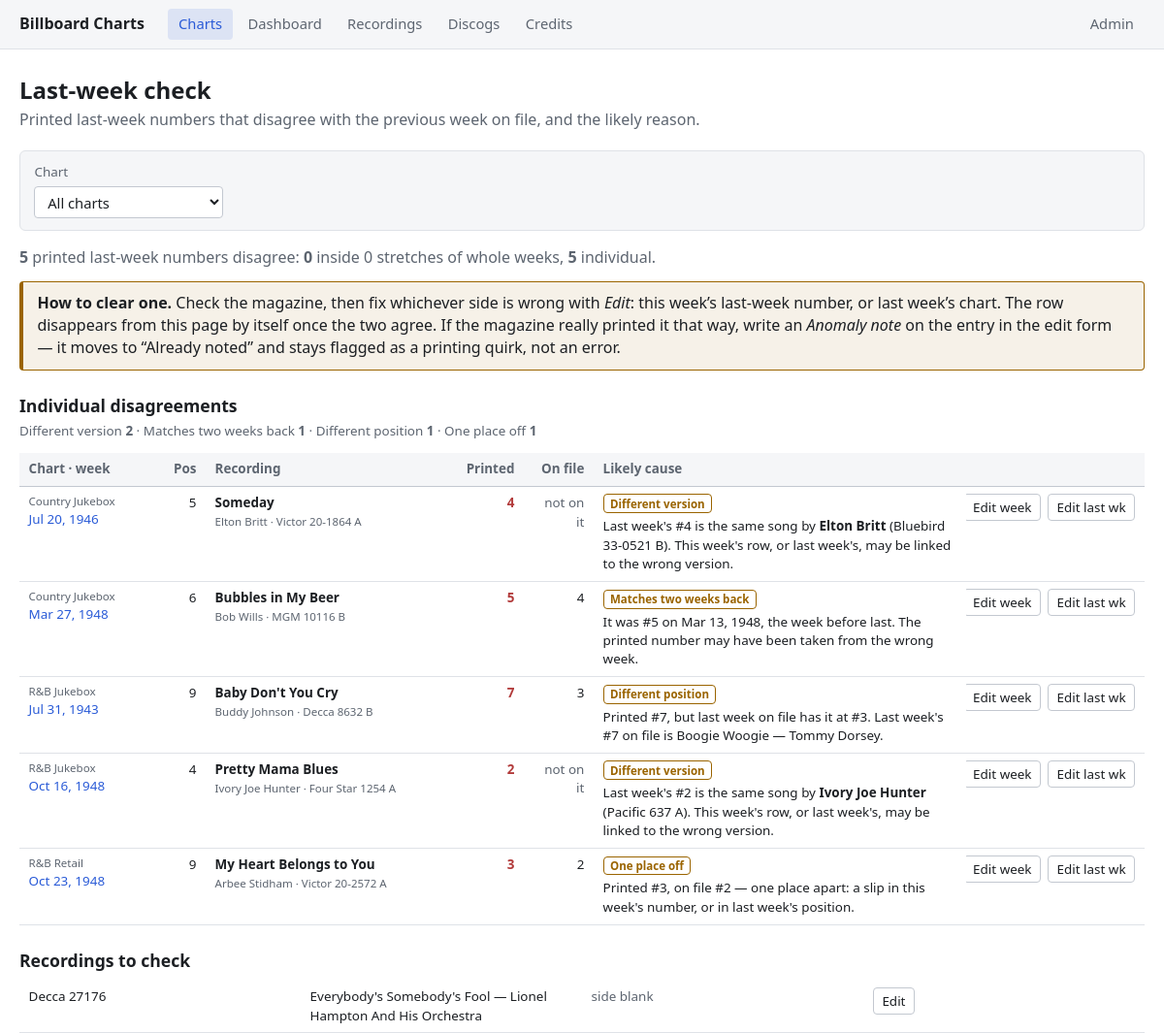
/audit/last-week/, run on the app's committed database.
### charts/models.py (models this page shows, shortened)
class Chart(models.Model):
    CATEGORY_CHOICES = [("country", "Country"), ("rnb", "R&B")]
    METHOD_CHOICES = [("jockeys", "Jockeys/Radio"), ("jukebox", "Jukebox"), ("retail", "Retail")]
    category = models.CharField(max_length=10, choices=CATEGORY_CHOICES)
    method = models.CharField(max_length=10, choices=METHOD_CHOICES)
    publication_weekday = models.PositiveSmallIntegerField(default=5)  # 5 = Saturday, Monday=0
    class Meta:
        constraints = [models.UniqueConstraint(fields=["category", "method"], name="unique_chart_category_method")]
    def __str__(self):
        return f"{self.get_category_display()} {self.get_method_display()}"

class ChartEntry(models.Model):
    chart = models.ForeignKey(Chart, on_delete=models.PROTECT, related_name="entries", db_index=False)
    week_date = models.DateField()  # ISO week-ENDING date, per CLAUDE.md convention
    position = models.PositiveSmallIntegerField()
    recording = models.ForeignKey(Recording, on_delete=models.PROTECT, related_name="chart_entries")
    printed_last_week_position = models.PositiveSmallIntegerField(null=True, blank=True)
    printed_anomaly_note = models.CharField(max_length=300, blank=True)
    class Meta:
        constraints = [
            models.UniqueConstraint(
                fields=["chart", "week_date", "position", "recording"], name="unique_chart_week_position_recording"
            ),
            models.CheckConstraint(condition=models.Q(position__gte=1), name="chartentry_position_gte_1"),
            models.CheckConstraint(
                condition=models.Q(printed_last_week_position__isnull=True) | models.Q(printed_last_week_position__gte=1),
                name="chartentry_printed_last_week_gte_1",
            ),
        ]
        indexes = [models.Index(fields=["chart", "week_date"])]
        verbose_name_plural = "chart entries"

class Song(models.Model):
    title = models.CharField(max_length=300)
    def __str__(self):
        return self.title

class Recording(models.Model):
    label = models.ForeignKey(Label, on_delete=models.PROTECT, related_name="recordings")
    catalog_number = models.CharField(max_length=30)  # CharField: numbers like "20-2700" aren't integers
    side = models.CharField(max_length=4, blank=True)
    song = models.ForeignKey(Song, on_delete=models.PROTECT, related_name="recordings")
    credit_text = models.CharField(max_length=300)
    reissue_of = models.ForeignKey(
        "self", null=True, blank=True, on_delete=models.SET_NULL, related_name="reissues"
    )
    class Meta:
        constraints = [
            models.UniqueConstraint(
                fields=["label", "catalog_number", "side"], name="unique_label_catalog_side"
            )
        ]
    @property
    def catalog_display(self):
        return format_catalog(self.label.name, self.catalog_number, self.side)

class Label(models.Model):
    name = models.CharField(max_length=100, unique=True)

### charts/views.py (the view)
# urls.py: path("audit/last-week/", views.lastweek_audit, name="lastweek_audit"),
def lastweek_audit(request):
    context = lastweek_audit_lib.build(request.GET)
    context["chart_options"] = Chart.objects.order_by("category", "method")
    context["recordings_to_check"] = lastweek_audit_lib.recordings_to_check()
    return render(request, "charts/lastweek_audit.html", context)

### charts/chart_week.py (called while the page is built)
def previous_chart_date(week_date):
    return week_date - PUBLICATION_INTERVAL

def best_positions(recording_positions):
    best = {}
    for recording_id, position in recording_positions:
        if recording_id not in best or position < best[recording_id]:
            best[recording_id] = position
    return best

def last_week_conflict(printed_last_week, on_file, previous_on_file):
    return previous_on_file and printed_last_week is not None and printed_last_week != on_file

### charts/lastweek_audit.py (called while the page is built)
def _norm(title):
    return " ".join(title.lower().replace("'", "").replace("’", "").split())

def _disagreements(data):
    found = []
    for (chart, week), entries in data.typed.items():
        prev = (chart, previous_chart_date(week))
        previous_on_file = prev in data.pos_of
        for e in entries:
            on_file = data.pos_of.get(prev, {}).get(e["rec"])
            if last_week_conflict(e["typed"], on_file, previous_on_file):
                found.append({**e, "chart": chart, "week": week, "on_file": on_file})
    return found

def _stretches(data, rows):
    by_week = defaultdict(list)
    for r in rows:
        by_week[(r["chart"], r["week"])].append(r)
    column_weeks = sorted(
        key for key, rs in by_week.items()
        if len(rs) >= COLUMN_WEEK_MIN and len(rs) * 2 >= len(data.typed[key])
    )
    runs = []
    for key in column_weeks:
        if runs and runs[-1][-1][0] == key[0] and previous_chart_date(key[1]) == runs[-1][-1][1]:
            runs[-1].append(key)
        else:
            runs.append([key])
    return runs, by_week

def _dense_rank(data, key, rec):
    distinct = sorted(set(data.pos_of[key].values()))
    return distinct.index(data.pos_of[key][rec]) + 1

def _competition_rank(data, key, rec):
    here = data.pos_of[key][rec]
    return 1 + sum(len(recs) for p, recs in data.at_pos[key].items() if p < here)

def _label(data, rec):
    r = data.recordings[rec]
    return escape(f"{r.song.title} — {r.credit_text}")

def recordings_to_check():
    return list(
        Recording.objects.filter(side="").select_related("song", "label").order_by("label__name", "catalog_number")
    )

    def week_has_ties(self, key):
        return any(len(recs) > 1 for recs in self.at_pos[key].values())

### charts/models.py (called while the page is built)
def format_catalog(label_name, catalog_number, side):
    parts = [label_name, catalog_number]
    if side:
        parts.append(side)
    return " ".join(parts)

### charts/templates/charts/lastweek_audit.html (shortened to what this page needs)
{% extends "charts/base.html" %}
{% block content %}
    <div class="page-header">
        <div>
            <h1>Last-week check</h1>
            <p class="subtitle">Printed last-week numbers that disagree with the previous week on file, and the likely reason.</p>
        </div>
    </div>
    <form class="filter-bar" method="get">
        <label>
            Chart
            <select name="chart" onchange="this.form.submit()">
                <option value="">All charts</option>
            </select>
        </label>
    </form>
    {% if not total %}
        <p class="summary">Every printed last-week number agrees with the previous week on file.</p>
    {% else %}
    <p class="summary">
        <strong>{{ total }}</strong> printed last-week number{{ total|pluralize }} disagree:
        <strong>{{ stretch_rows }}</strong> inside {{ stretches|length }} stretch{{ stretches|length|pluralize:"es" }} of whole weeks,
        <strong>{{ individual|length }}</strong> individual{% if noted %}, and {{ noted|length }} already noted as printing anomalies{% endif %}.
    </p>
    <div class="alert alert-warning">
        <strong>How to clear one.</strong>
        Check the magazine, then fix whichever side is wrong with <em>Edit</em>: this week&rsquo;s last-week
        number, or last week&rsquo;s chart. The row disappears from this page by itself once the two agree.
        If the magazine really printed it that way, write an <em>Anomaly note</em> on the entry in the edit
        form &mdash; it moves to &ldquo;Already noted&rdquo; and stays flagged as a printing quirk, not an error.
    </div>
    {% endif %}
    {% if individual %}
    <h2>Individual disagreements</h2>
    <p class="section-note">
        {% for label, n in cause_counts %}{{ label }} <strong>{{ n }}</strong>{% if not forloop.last %} &middot; {% endif %}{% endfor %}
    </p>
    <div class="table-wrap">
    <table class="dense-table audit-individual">
        <colgroup>
            <col style="width: 9rem;"><col style="width: 3rem;"><col style="width: 15rem;">
            <col style="width: 5.5rem;"><col style="width: 4.5rem;"><col><col style="width: 11.5rem;">
        </colgroup>
        <thead><tr>
            <th>Chart &middot; week</th><th class="num">Pos</th><th>Recording</th>
            <th class="num" title="As typed from the magazine">Printed</th>
            <th class="num" title="Its position on last week's chart on file">On file</th>
            <th>Likely cause</th><th></th>
        </tr></thead>
        <tbody>
            {% for r in individual %}
            <tr {% ifchanged r.chart r.week %}id="week-{{ r.week|date:'Y-m-d' }}"{% endifchanged %}>
                <td>
                    <span class="audit-chart-name muted">{{ r.chart_obj }}</span>
                    <a href="{% url 'charts:chart_week' r.chart r.week|date:'Y-m-d' %}">{{ r.week|date:"M j, Y" }}</a>
                </td>
                <td class="num">{{ r.position }}</td>
                <td class="wrap"><strong>{{ r.song }}</strong><span class="ranking-meta">{{ r.credit_text }} &middot; <span class="nowrap">{{ r.catalog_display }}</span></span></td>
                <td class="num lw-conflict">{{ r.typed }}</td>
                <td class="num">{% if r.on_file %}{{ r.on_file }}{% else %}<span class="muted">not on it</span>{% endif %}</td>
                <td class="wrap">
                    <span class="status-badge status-suggested">{{ r.cause_label }}</span>
                    <span class="audit-why">{{ r.why|safe }}</span>
                </td>
                <td>
                    <div class="row-buttons">
                        <a class="btn btn-sm" href="{% url 'charts:entry_week_edit' r.chart r.week|date:'Y-m-d' %}" title="Edit this week ({{ r.week|date:'M j' }})">Edit week</a>
                        <a class="btn btn-sm" href="{% url 'charts:entry_week_edit' r.chart r.prev_week|date:'Y-m-d' %}" title="Edit the previous week ({{ r.prev_week|date:'M j' }})">Edit last wk</a>
                    </div>
                </td>
            </tr>
            {% endfor %}
        </tbody>
    </table>
    </div>
    {% endif %}
    {% if recordings_to_check %}
    <h2>Recordings to check</h2>
    <table class="dense-table">
        <tbody>
            {% for r in recordings_to_check %}
            <tr>
                <td>{{ r.catalog_display }}</td>
                <td class="wrap">{{ r.song }} &mdash; {{ r.credit_text }}</td>
                <td class="muted">side blank</td>
                <td><a class="btn btn-sm" href="{% url 'admin:charts_recording_change' r.id %}">Edit</a></td>
            </tr>
            {% endfor %}
        </tbody>
    </table>
    {% endif %}
{% endblock %}

### charts/templates/charts/base.html (style rules this page uses)
:root { color-scheme: light dark; --bg: #ffffff; --surface: #f5f6f8; --surface-strong: #eceef2; --border: #dfe2e7; --border-strong: #c3c8d0; --text: #1c1f23; --muted: #5d6570; --accent: #2a5bd7; --on-accent: #ffffff; --up: #1a7d1a; --down: #b23b3b; --new: #9a6400; --tie: #6a4fbf; --series-1: #2a78d6; --fs-xs: 0.72rem; --fs-sm: 0.84rem; --fs-control: 0.92rem; --fs-base: 1rem; --control-h: 2.1rem; --control-h-sm: 1.75rem; --radius: 6px; --radius-sm: 4px; --page-width: 1500px; --page-narrow: 1040px; }
*, *::before, *::after { box-sizing: border-box; }
body { margin: 0; font-family: system-ui, -apple-system, "Segoe UI", sans-serif; font-size: var(--fs-base); line-height: 1.45; color: var(--text); background: var(--bg); }
h1 { font-size: 1.5rem; line-height: 1.2; margin: 0 0 0.3rem; }
h2 { font-size: 1.1rem; margin: 1.5rem 0 0.5rem; }
a { color: var(--accent); text-decoration: none; }
.muted { color: var(--muted); }
.nowrap { white-space: nowrap; }
.table-wrap { overflow-x: auto; }
table { border-collapse: collapse; width: 100%; table-layout: fixed; }
th, td { text-align: left; padding: 0.45rem 0.6rem; border-bottom: 1px solid var(--border); overflow: hidden; text-overflow: ellipsis; }
th { font-size: var(--fs-sm); font-weight: 600; color: var(--muted); background: var(--surface); border-bottom: 1px solid var(--border-strong); white-space: nowrap; }
td.num, th.num { text-align: right; font-variant-numeric: tabular-nums; }
td.wrap { white-space: normal; text-overflow: clip; overflow-wrap: break-word; }
input:not([type="checkbox"]):not([type="radio"]):not([type="hidden"]):not([type="range"]), select, textarea { font: inherit; font-size: var(--fs-control); min-height: var(--control-h); padding: 0 0.55rem; color: var(--text); background: var(--bg); border: 1px solid var(--border-strong); border-radius: var(--radius-sm); }
.page-header { display: flex; justify-content: space-between; align-items: flex-start; gap: 1rem; flex-wrap: wrap; margin-bottom: 1.25rem; }
.subtitle { color: var(--muted); margin: 0; }
button, .btn { display: inline-flex; align-items: center; justify-content: center; gap: 0.35rem; min-height: var(--control-h); padding: 0 0.8rem; font: inherit; font-size: var(--fs-control); font-weight: 500; line-height: 1.2; color: var(--text); background: var(--bg); border: 1px solid var(--border-strong); border-radius: var(--radius-sm); cursor: pointer; white-space: nowrap; text-decoration: none; }
.btn-sm { min-height: var(--control-h-sm); padding: 0 0.55rem; font-size: var(--fs-sm); }
.tie-badge, .chart-badge, .ref-id, .status-badge, .confidence-badge, .release-level-tag, .discogs-linked-tag { display: inline-flex; align-items: center; font-size: var(--fs-xs); font-weight: 600; line-height: 1; padding: 0.2rem 0.4rem; border-radius: var(--radius-sm); border: 1px solid currentColor; white-space: nowrap; vertical-align: middle; }
.status-badge.status-suggested { color: var(--new); }
.alert { border: 1px solid; border-left-width: 4px; border-radius: var(--radius-sm); padding: 0.65rem 0.9rem; margin-bottom: 1rem; }
.alert-warning { border-color: var(--new); background: color-mix(in srgb, var(--new) 9%, transparent); }
.filter-bar { display: flex; gap: 0.9rem; align-items: flex-end; flex-wrap: wrap; margin-bottom: 1rem; padding: 0.75rem 0.9rem; background: var(--surface); border: 1px solid var(--border); border-radius: var(--radius); }
.filter-bar label { display: flex; flex-direction: column; gap: 0.25rem; font-size: var(--fs-sm); color: var(--muted); }
.summary { color: var(--muted); margin: 0 0 0.75rem; }
.row-buttons { display: flex; gap: 0.4rem; justify-content: flex-end; }
.lw-conflict { color: var(--down); font-weight: 700; cursor: help; white-space: nowrap; }
.dense-table { font-size: var(--fs-sm); }
.dense-table td { vertical-align: top; }
.ranking-meta { display: block; color: var(--muted); font-size: var(--fs-xs); margin-top: 0.1rem; }
.section-note { color: var(--muted); font-size: var(--fs-sm); margin: -0.25rem 0 0.75rem; }
.audit-individual td { vertical-align: top; }
.audit-chart-name { display: block; font-size: var(--fs-xs); }
.audit-why { display: block; margin-top: 0.25rem; }

### data on the page
Chart: chart_obj "Country Jukebox" "Country Jukebox"
ChartEntry: week "Jul 20, 1946"
Song: song "Someday"
Recording: credit_text "Elton Britt"
ChartEntry: week "Mar 27, 1948"
Song: song "Bubbles in My Beer"
Recording: credit_text "Bob Wills"
Chart: chart_obj "R&B Jukebox" "R&B Jukebox"
Song: song "Baby Don't You Cry"
Recording: credit_text "Buddy Johnson"
Song: song "Pretty Mama Blues"
Recording: credit_text "Ivory Joe Hunter"
Chart: chart_obj "R&B Retail"
Song: song "My Heart Belongs to You"
Recording: credit_text "Arbee Stidham"
Recording: catalog_display "Decca 27176", song "Everybody's Somebody's Fool", credit_text "Lionel Hampton And His Orchestra"

### other printed values
{{ total }} "5"
{{ stretch_rows }} "0"
{{ stretches|length }} "0"
{{ individual|length }} "5"
{{ label }} "Different version" "Matches two weeks back" "Different position" "One place off"
{{ n }} "2" "1" "1" "1"
{{ r.position }} "5" "6" "9" "4" "9"
{{ r.catalog_display }} "Victor 20-1864 A" "MGM 10116 B" "Decca 8632 B" "Four Star 1254 A" "Victor 20-2572 A"
{{ r.typed }} "4" "5" "7" "2" "3"
{{ r.cause_label }} "Different version" "Matches two weeks back" "Different position" "Different version" "One place off"
{{ r.why|safe }} "Last week's #4 is the same song by Elton Britt (Bluebird 33-0521 B). This week's row, or last week's, may be linked to the wrong version." "It was #5 on Mar 13, 1948, the week before last. The printed number may have been taken from the wrong week." "Printed #7, but last week on file has it at #3. Last week's #7 on file is Boogie Woogie — Tommy Dorsey." "Last week's #2 is the same song by Ivory Joe Hunter (Pacific 637 A). This week's row, or last week's, may be linked to the wrong version." "Printed #3, on file #2 — one place apart: a slip in this week's number, or in last week's position."
{{ r.on_file }} "4" "3" "2"
